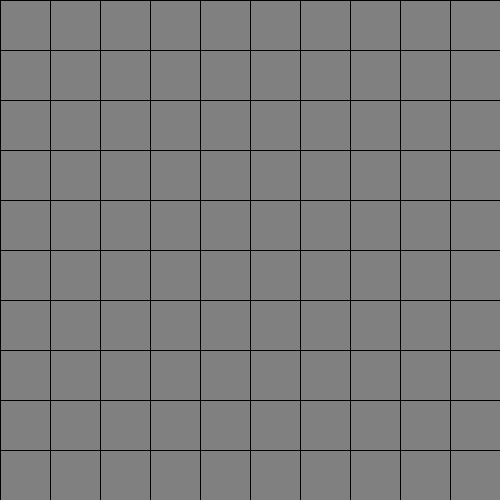
Frame 1 (no input)
Frame 2 (the mouse pressed at the canvas centre, redrawn once): identical to frame 1, image omitted

The Processing sketch that drew this single still picture (run headless with seeded random() and noise(); the mouse was pressed at the canvas centre and the sketch redrawn once):

// Processing sketch: processing_173455
// ── processing_173455.pde

/*
 * STUDENTS:  Modify the populateCoordinates() method (near the end
 * of this sketch) so that the nested for() loops generate coordinates
 * suitable for placing the red square in the grid to generate a "Z"
 * pattern.  
 * 
 * Note that coordinates are in the row-major format, which
 * means (row, col) -- NOT (x,y).  The first 5 sets of coordinates
 * should be (0,0); (0,1); (0,2); (0,3); and (0,4).
 */
 
int winSize = 500;
int numSq = 10;
int sqSide = winSize/numSq;

ArrayList<Coordinates> redLocations = new ArrayList<Coordinates>();

void setup() {
    size(500,500);
    populateCoordinates(redLocations);
    frameRate(8); //number of times to re-draw() per second
}

void draw() {
    background(128);
    drawGrid();
    if ( redLocations.size() > 0 ) {
        Coordinates redLoc = redLocations.remove(0);
        drawRedBox( redLoc );
    } else {
        noLoop();
    }
}

void drawGrid() {
    stroke(0);
    
    //horizontal lines
    for(int y = 0 ; y <= winSize ; y+=sqSide) {
        line(0,y,width,y);
    }
    
    //vertical lines
    for(int x = 0 ; x <= winSize ; x+=sqSide) {
        line(x,0,x,height);
    }
}

void drawRedBox(Coordinates loc) {
    int x = loc.col * sqSide;
    int y = loc.row * sqSide;
    fill(255,0,0);
    rect(x,y,sqSide,sqSide);
}

/*
 * BEFORE MODIFYING THE METHOD BELOW, MAKE SURE YOU CAREFULLY
 * READ THE COMMENTS AT THE TOP OF THIS SKETCH ABOUT ROW-MAJOR
 * COORDINATES!
 */
void populateCoordinates(ArrayList<Coordinates> locs) {
    
    /* REMOVE THESE MULTI-LINE COMMENTS ONCE YOU START WORKING!
    
    for(int row = ??? ; ??? ; ???) {
        for(int col = ??? ; ??? ; ???) {
            Coordinates newLoc = new Coordinates(row,col);
            locs.add(newLoc);
            
            print("("+row+","+col+"); ");
        }
    }
    println();
    
    REMEMBER TO REMOVE THIS LINE! */
    
}

class Coordinates {
    int row, col;
    
    Coordinates(int r, int c) {
        row = r;
        col = c;
    }
}
